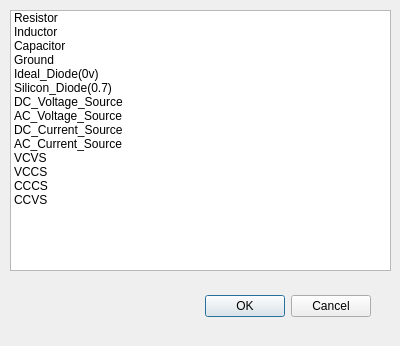
<?xml version="1.0" encoding="UTF-8"?>
<ui version="4.0">
 <class>AddElementDialog</class>
 <widget class="QDialog" name="AddElementDialog">
  <property name="geometry">
   <rect>
    <x>0</x>
    <y>0</y>
    <width>400</width>
    <height>346</height>
   </rect>
  </property>
  <property name="windowTitle">
   <string>Dialog</string>
  </property>
  <widget class="QDialogButtonBox" name="buttonBox">
   <property name="geometry">
    <rect>
     <x>30</x>
     <y>290</y>
     <width>341</width>
     <height>32</height>
    </rect>
   </property>
   <property name="orientation">
    <enum>Qt::Orientation::Horizontal</enum>
   </property>
   <property name="standardButtons">
    <set>QDialogButtonBox::StandardButton::Cancel|QDialogButtonBox::StandardButton::Ok</set>
   </property>
  </widget>
  <widget class="QListWidget" name="listWidget">
   <property name="geometry">
    <rect>
     <x>10</x>
     <y>10</y>
     <width>381</width>
     <height>261</height>
    </rect>
   </property>
   <item>
    <property name="text">
     <string>Resistor</string>
    </property>
    <property name="icon">
     <iconset resource="resources.qrc">
      <normaloff>:/icons/assets/electrical.png</normaloff>:/icons/assets/electrical.png</iconset>
    </property>
   </item>
   <item>
    <property name="text">
     <string>Inductor</string>
    </property>
    <property name="icon">
     <iconset resource="resources.qrc">
      <normaloff>:/icons/assets/inductor.png</normaloff>:/icons/assets/inductor.png</iconset>
    </property>
   </item>
   <item>
    <property name="text">
     <string>Capacitor</string>
    </property>
    <property name="icon">
     <iconset resource="resources.qrc">
      <normaloff>:/icons/assets/capacitor.png</normaloff>:/icons/assets/capacitor.png</iconset>
    </property>
   </item>
   <item>
    <property name="text">
     <string>Ground</string>
    </property>
    <property name="icon">
     <iconset resource="resources.qrc">
      <normaloff>:/icons/assets/computer.png</normaloff>:/icons/assets/computer.png</iconset>
    </property>
   </item>
   <item>
    <property name="text">
     <string comment="0v" extracomment="0v">Ideal_Diode(0v)</string>
    </property>
    <property name="icon">
     <iconset resource="resources.qrc">
      <normaloff>:/icons/assets/diagram (2).png</normaloff>:/icons/assets/diagram (2).png</iconset>
    </property>
   </item>
   <item>
    <property name="text">
     <string comment="0.7v">Silicon_Diode(0.7)</string>
    </property>
    <property name="icon">
     <iconset resource="resources.qrc">
      <normaloff>:/icons/assets/diagram.png</normaloff>:/icons/assets/diagram.png</iconset>
    </property>
   </item>
   <item>
    <property name="text">
     <string>DC_Voltage_Source</string>
    </property>
    <property name="icon">
     <iconset resource="resources.qrc">
      <normaloff>:/icons/assets/dc.png</normaloff>:/icons/assets/dc.png</iconset>
    </property>
   </item>
   <item>
    <property name="text">
     <string>AC_Voltage_Source</string>
    </property>
    <property name="icon">
     <iconset resource="resources.qrc">
      <normaloff>:/icons/assets/ac.png</normaloff>:/icons/assets/ac.png</iconset>
    </property>
   </item>
   <item>
    <property name="text">
     <string>DC_Current_Source</string>
    </property>
   </item>
   <item>
    <property name="text">
     <string>AC_Current_Source</string>
    </property>
   </item>
   <item>
    <property name="text">
     <string>VCVS</string>
    </property>
   </item>
   <item>
    <property name="text">
     <string>VCCS</string>
    </property>
   </item>
   <item>
    <property name="text">
     <string>CCCS</string>
    </property>
   </item>
   <item>
    <property name="text">
     <string>CCVS</string>
    </property>
   </item>
  </widget>
 </widget>
 <resources>
  <include location="resources.qrc"/>
 </resources>
 <connections>
  <connection>
   <sender>buttonBox</sender>
   <signal>accepted()</signal>
   <receiver>AddElementDialog</receiver>
   <slot>accept()</slot>
   <hints>
    <hint type="sourcelabel">
     <x>248</x>
     <y>254</y>
    </hint>
    <hint type="destinationlabel">
     <x>157</x>
     <y>274</y>
    </hint>
   </hints>
  </connection>
  <connection>
   <sender>buttonBox</sender>
   <signal>rejected()</signal>
   <receiver>AddElementDialog</receiver>
   <slot>reject()</slot>
   <hints>
    <hint type="sourcelabel">
     <x>316</x>
     <y>260</y>
    </hint>
    <hint type="destinationlabel">
     <x>286</x>
     <y>274</y>
    </hint>
   </hints>
  </connection>
 </connections>
</ui>
